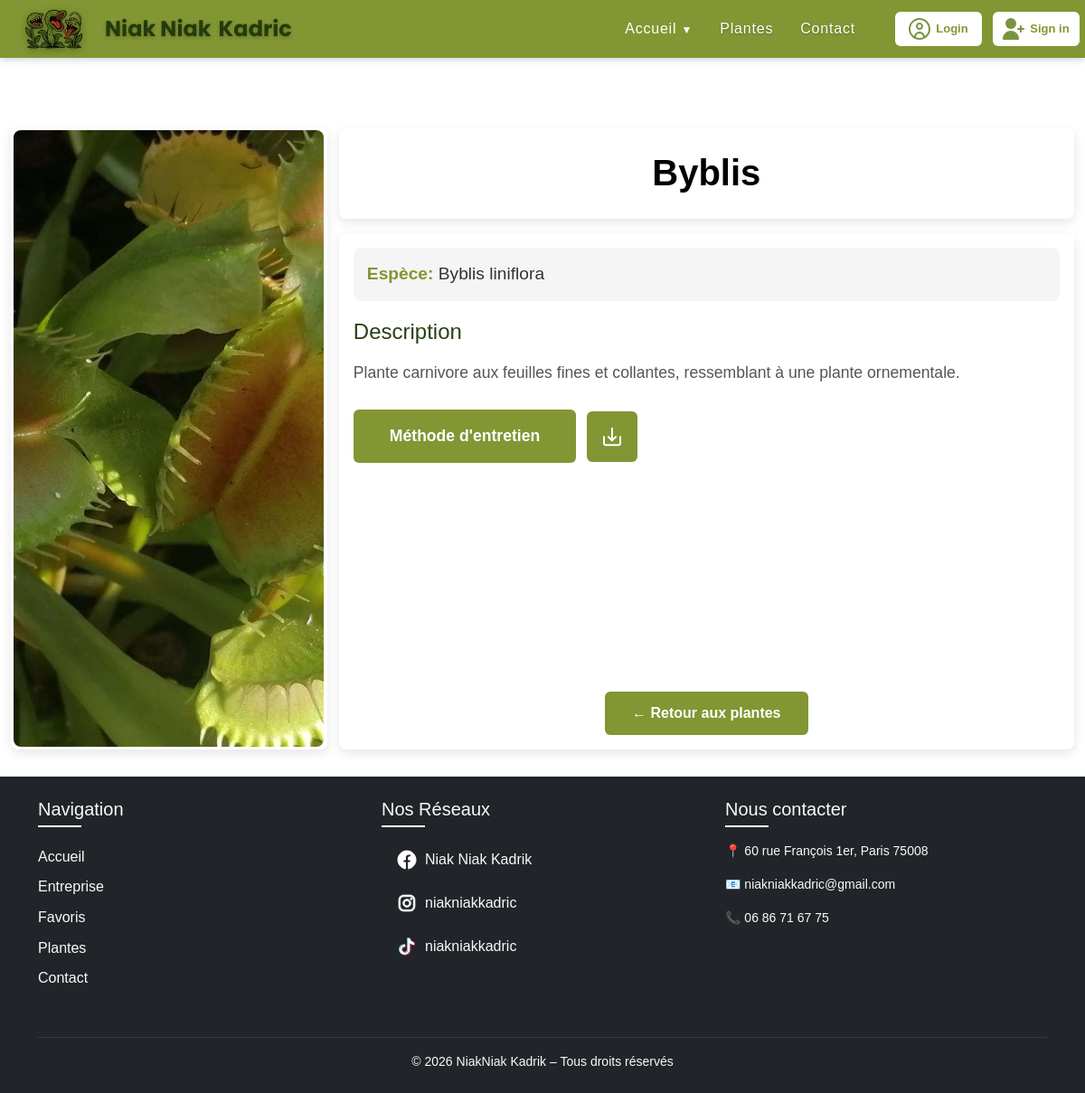
/index.php?controleur=plante&action=description&id=10, run on the app's committed database.
### tables this page shows
CREATE TABLE `plante` (
  `id` int(11) NOT NULL,
  `nom` varchar(150) NOT NULL,
  `espece` varchar(150) NOT NULL,
  `description` text,
  `methode` text,
  `image` varchar(255) DEFAULT NULL
);

CREATE TABLE `reseaux` (
  `id` int(50) NOT NULL,
  `nom` varchar(50) NOT NULL,
  `url` varchar(50) NOT NULL
);

CREATE TABLE `entreprise` (
  `id` int(11) NOT NULL,
  `tel` varchar(20) DEFAULT NULL,
  `email` varchar(150) DEFAULT NULL,
  `logo` varchar(255) DEFAULT NULL,
  `adresse` varchar(50) NOT NULL,
  `ville` varchar(50) NOT NULL,
  `postal` int(50) NOT NULL
);

### models/Database.php (called while the page is built, shortened)
<?php
class Database {
    private static $instance = null;
    private $pdo;
    private function __construct() {
        try {
            $dsn = "mysql:host=" . self::DB_HOST . ";dbname=" . self::DB_NAME . ";charset=" . self::DB_CHARSET;
            $this->pdo = new PDO($dsn, self::DB_USER, self::DB_PASS, [
                PDO::ATTR_ERRMODE => PDO::ERRMODE_EXCEPTION,
                PDO::ATTR_DEFAULT_FETCH_MODE => PDO::FETCH_ASSOC,
                PDO::ATTR_EMULATE_PREPARES => false
            ]);
        } catch (PDOException $e) {
            die("Erreur de connexion à la base de données : " . $e->getMessage());
        }
    }
    public static function getInstance() {
        if (self::$instance === null) {
            self::$instance = new self();
        }
        return self::$instance;
    }
    public function getConnection() {
        return $this->pdo;
    }
}
?>

### models/PlanteModel.php (called while the page is built, shortened)
<?php
require_once __DIR__ . '/Database.php';
class PlanteModel {
    private $db;
    public function __construct() {
        $this->db = Database::getInstance()->getConnection();
    }
    public function getPlanteById($id) {
        try {
            $query = "SELECT * FROM plante WHERE id = :id";
            $stmt = $this->db->prepare($query);
            $stmt->bindParam(':id', $id, PDO::PARAM_INT);
            $stmt->execute();
            return $stmt->fetch();
        } catch (PDOException $e) {
            error_log("Erreur lors de la récupération de la plante : " . $e->getMessage());
            return false;
        }
    }
}
?>

### views/plante/description.php (the view, shortened to what this page needs)
<!DOCTYPE html>
<html lang="en">
<head>
    <link rel="stylesheet" href="./public/css/style.css?v=<?php echo time(); ?>">
    <link rel="stylesheet" href="./public/css/description.css?v=<?php echo time(); ?>">
</head>
<body>
<?php include __DIR__ . '/../layout/header.php'; ?>
    <section class="grid5" style="margin-top: 65px;">
        <div class="block" id="image-plante">
            <img src="./public/image/carousel1/photo3.jpg" alt="<?= htmlspecialchars($plante['nom']) ?>" style="width: 100%; height: 100%; object-fit: cover; border-radius: 8px;">
        </div>
        <div class="block" id="nom-plante">
            <h1 style="margin: 0; font-size: 2.5rem; color: #000000; font-weight: 900;"><?= htmlspecialchars($plante['nom']) ?></h1>
        </div>
        <div class="block" id="description-plante">
            <div style="margin-bottom: 20px; padding: 15px; background: #f5f5f5; border-radius: 8px;">
                <p style="margin: 0; font-size: 1.2rem;"><strong style="color: #829633;">Espèce:</strong> <span style="color: #333;"><?= htmlspecialchars($plante['espece']) ?></span></p>
            </div>
            <div>
                <h2 style="font-size: 1.5rem; color: #2b4113; margin: 0 0 15px 0;">Description</h2>
                <p style="font-size: 1.1rem; color: #555; line-height: 1.8; margin: 0 0 25px 0;"><?= nl2br(htmlspecialchars($plante['description'])) ?></p>
            </div>
            <div style="display: flex; gap: 12px; align-items: center;">
                <button style="padding: 16px 40px; background: #829633; color: white; border: none; border-radius: 6px; font-size: 1.1rem; font-weight: 600; cursor: pointer;">Méthode d'entretien</button>
                <button style="padding: 16px; background: #829633; color: white; border: none; border-radius: 6px; cursor: pointer; display: flex; align-items: center; justify-content: center;"><img src="./public/image/download.svg?v=<?php echo time(); ?>" alt="Download" style="width: 24px; height: 24px; filter: brightness(0) invert(1);"></button>
            </div>
            <div style="display: flex; justify-content: center; margin-top: auto; padding-top: 50px;">
                <a href="index.php?controleur=plante&action=plantes" style="display: inline-block; padding: 12px 30px; background: #829633; color: white; text-decoration: none; border-radius: 6px; font-size: 1rem; font-weight: 600;">← Retour aux plantes</a>
            </div>
        </div>
    </section>
<?php include __DIR__ . '/../layout/footer.php'; ?>
</body>
</html>

### views/layout/footer.php (shortened to what this page needs)
<!DOCTYPE html>
<html lang="en">
<head>
 <link href="https://cdn.jsdelivr.net/npm/bootstrap@5.3.2/dist/css/bootstrap.min.css" rel="stylesheet">
  <link rel="stylesheet" href="public/css/style.css">
</head>
<body>
<?php
require_once __DIR__ . '/../../models/Database.php';
$db = Database::getInstance();
$pdo = $db->getConnection();
$stmt = $pdo->query("SELECT * FROM entreprise WHERE id = 1");
$entreprise = $stmt->fetch();
$stmtReseaux = $pdo->query("SELECT * FROM reseaux ORDER BY id");
$reseaux = $stmtReseaux->fetchAll();
?>
<footer class="bg-dark text-light mt-0">
  <div class="container py-4">
    <div class="row">
      <div class="col-md-4 mb-3">
        <h5>Navigation</h5>
        <ul class="list-unstyled">
          <li><a href="index.php" class="text-light text-decoration-none nav-footer-link">Accueil</a></li>
          <li><a href="./views/presentation/entreprise.php" class="text-light text-decoration-none nav-footer-link">Entreprise</a></li>
          <li><a href="./views/presentation/favoris.php" class="text-light text-decoration-none nav-footer-link">Favoris</a></li>
          <li><a href="index.php?controleur=plante&action=plantes" class="text-light text-decoration-none nav-footer-link">Plantes</a></li>
          <li><a href="#" class="text-light text-decoration-none nav-footer-link">Contact</a></li>
        </ul>
      </div>
      <div class="col-md-4 mb-3">
        <h5 class="mb-3">Nos Réseaux</h5>
        <div class="d-flex flex-column gap-2">
          <?php
          $icones = [
            'icons8-facebook.svg',
            'icons8-instagram.svg',
            'icons8-tiktok.svg'
          ];
          foreach ($reseaux as $index => $reseau):
          ?>
            <a href="<?php echo htmlspecialchars($reseau['url']); ?>" target="_blank" class="text-light text-decoration-none d-flex align-items-center gap-2 py-2 px-3 rounded hover-social" style="transition: all 0.3s ease;">
              <img style="width: 1.5rem; height: 1.5rem;" src="public/image/reseaux/<?php echo $icones[$index]; ?>" alt="<?php echo htmlspecialchars($reseau['nom']); ?>">
              <span><?php echo htmlspecialchars($reseau['nom']); ?></span>
            </a>
          <?php endforeach; ?>
        </div>
      </div>
      <div class="col-md-4 mb-3">
        <h5>Nous contacter</h5>
        <?php if ($entreprise): ?>
          <p class="small mb-3">📍 <?php echo trim(htmlspecialchars($entreprise['adresse'])) . ', ' . htmlspecialchars($entreprise['ville']) . ' ' . htmlspecialchars($entreprise['postal']); ?></p>
          <p class="small mb-3">📧 <?php echo htmlspecialchars($entreprise['email']); ?></p>
          <p class="small">📞 <?php echo htmlspecialchars($entreprise['tel']); ?></p>
        <?php else: ?>
          <p class="small mb-3">📍 Informations non disponibles</p>
          <p class="small mb-3">📧 Informations non disponibles</p>
          <p class="small">📞 Informations non disponibles</p>
        <?php endif; ?>
      </div>
    </div>
    <hr class="border-secondary">
    <div class="text-center small">
      © 2026 NiakNiak Kadrik – Tous droits réservés
    </div>
  </div>
</footer>
</body>
</html>

### public/css/style.css (style rules this page uses)
html { height: 100%; }
body { margin: 0; padding-top: 4rem; font-family: Arial, sans-serif; min-height: 100vh; display: flex; flex-direction: column; }

### public/css/description.css (style rules this page uses)
.grid5 { display: grid; height: calc(100vh - 100px); width: 100%; grid-template-columns: 0.43fr 1fr; grid-template-rows: 0.15fr 0.85fr; grid-template-areas: "image-plante nom-plante" "image-plante description-plante"; gap: 1% 1%; padding: 1% 1% 0 1%; box-sizing: border-box; margin-bottom: 30px; margin-top: 65px; }
#nom-plante { grid-area: nom-plante; background: #ffffff !important; display: flex; align-items: center; justify-content: center; padding: 1%; box-shadow: 0 4px 12px rgba(0, 0, 0, 0.1); }
#image-plante { grid-area: image-plante; background: #ffffff !important; padding: 1%; box-shadow: 0 4px 12px rgba(0, 0, 0, 0.1); display: flex; align-items: center; justify-content: center; }
#description-plante { grid-area: description-plante; background: #ffffff !important; padding: 2%; box-shadow: 0 4px 12px rgba(0, 0, 0, 0.1); overflow-y: auto; display: flex; flex-direction: column; }
:root { --main-radius:0.5rem; --main-padding:0.5rem; }
.block { background:#565656; border-radius: var(--main-radius); padding: var(--main-padding); color: white; }
@media (max-width: 1200px) { .grid5 { grid-template-columns: 0.43fr 1fr; gap: 1rem 0.8rem; } }

### views/layout/footer.php (style rules this page uses)
.nav-footer-link { display: inline-block; padding: 0.3rem 0; position: relative; transition: all 0.3s ease; }
.nav-footer-link::after { content: ''; position: absolute; width: 0; height: 2px; bottom: 0.25rem; left: 0; background-color: #fff; transition: width 0.3s ease; }
footer h5 { position: relative; padding-bottom: 0.5rem; margin-bottom: 1rem; }
footer h5::after { content: ''; position: absolute; bottom: 0; left: 0; width: 3rem; height: 2px; background-color: #fff; }

### data on the page
plante: nom "Byblis", espece "Byblis liniflora", description "Plante carnivore aux feuilles fines et collantes, ressemblant à une plante ornementale."
reseaux: shows a picture, nom "Niak Niak Kadrik"
reseaux: shows a picture, nom "niakniakkadric"
reseaux: shows a picture, nom "niakniakkadric"
entreprise: adresse "60 rue François 1er", ville "Paris", postal "75008", email "niakniakkadric@gmail.com", tel "06 86 71 67 75"
